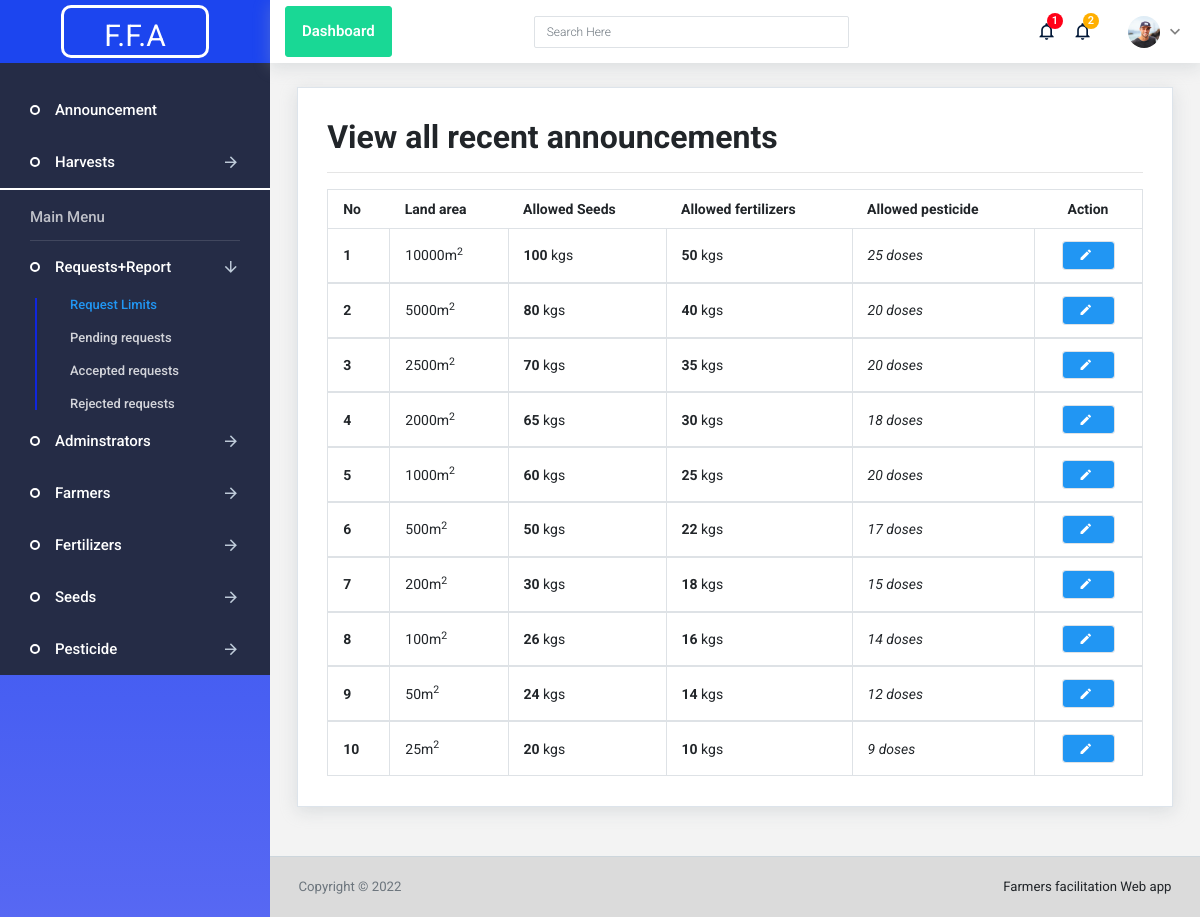
/manage/limitation?view_all, run on the app's committed database.
### tables this page shows
CREATE TABLE `limitation` (
  `item_id` int(5) NOT NULL,
  `land_area` int(12) NOT NULL,
  `q_seeds` int(12) NOT NULL,
  `q_fertilizer` int(12) NOT NULL,
  `q_pesticide` int(12) NOT NULL
);

### configs/query.php (called while the page is built, shortened)
<?php
require_once('connection.php');
class Query extends DBConnection {
	public function __construct() {
		$obj = new DBConnection;
		$this->conLink= $obj->connect();
	}
	public function penRequestCounts() {
		$sql="SELECT COUNT(*) FROM `requests` WHERE req_status='Pending' ";
		$stmt= $this->conLink->query($sql)->fetchColumn();
		return $stmt;
	}
	public function newHarvestCounts() {
		$sql="SELECT COUNT(*) FROM `harvest` WHERE status='unchecked' ";
		$stmt= $this->conLink->query($sql)->fetchColumn();
		return $stmt;
	}
	public function viewLimitations() {
		$sql= "SELECT * FROM limitation ORDER BY item_id ASC";
		$stmt= $this->conLink->prepare($sql);
		$stmt->execute();
		return $stmt;
	}
}
?>

### configs/connection.php (called while the page is built, shortened)
<?php
class DBConnection {
    public    $host = "localhost";
    protected $dbase= "farmer_app";
    private   $user = "root";
    private   $pass = "";
    public function connect(){
        try {
            $dsn= "mysql:host=$this->host; dbname=$this->dbase";
            $this->con = new PDO($dsn, $this->user, $this->pass );
            return $this->con;
        } catch(PDOException $error) {
            echo "OOPS! ERROR OCCURED".$error->getMessage();
        }
    }
}
?>

### configs/functions.php (called while the page is built, shortened)
<?php
class Functions {
	public function getAppName() {
		return ("Farmers facilitation Web app");
	}
}
?>

### manage/limitation.php (the view, shortened to what this page needs)
<?php
include('../configs/header.php');
include('../configs/sidebar.php');
$page_name= "announcement";
?>
<div class="main-panel">
  <div class="content-wrapper">
    <?php if(isset($_GET['view_all'])) {
    ?>
    <div class="row">
      <div class="col-lg-12 grid-margin stretch-card">
        <div class="card">
          <div class="card-body">
            <h2><strong>View all recent <?php echo $page_name."s";?></strong></h2><hr>
            <table class="table table-bordered">
              <thead>
                <tr style="font-weight: bolder!important;">
                  <th> <strong>No </strong></th>
                  <th> <strong>Land area</strong> </th>
                  <th> <strong>Allowed Seeds</strong> </th>
                  <th> <strong>Allowed fertilizers</strong> </th>
                  <th> <strong>Allowed pesticide</strong> </th>
                  <th class="text-center"> <strong>Action</strong> </th>
                </tr>
              </thead>
              <?php
              $num = 1;
              $stmt= $query->viewLimitations();
              while($result= $stmt->FETCH(PDO::FETCH_ASSOC)) {
              ?>
              <tbody>
                <tr>
                  <td> <strong><?php echo $num; ?></strong> </td>
                  <td> <?php echo $result['land_area']; ?>m<sup>2</sup> </td>
                  <td> <b><?php echo $result['q_seeds']; ?></b> kgs </td>
                  <td> <b><?php echo $result['q_fertilizer']; ?></b> kgs </td>
                  <td> <i><?php echo $result['q_pesticide']; ?> doses</i> </td>
                  <td class="text-center">
                    <div class="btn-group" role="group">
                      <a href="?view_all&upd_item=<?php echo $result['item_id']; ?>" class="btn btn-primary" title="Update">
                        <i class="mdi mdi-pencil"></i>
                      </a>
                    </div>
                  </td>
                </tr>
              </tbody>
            <?php $num++; } ?>
            </table>
          </div>
        </div>
      </div>
    </div>
    <?php } ?>
  </div>
  <?php
  include('../configs/footer.php');
  ?>

### configs/header.php (shortened to what this page needs)
<?php
include('../configs/functions.php');
$func = new Functions;
include('../configs/query.php');
$query = new Query;
include('../configs/query_api.php');
$recHarvestCount = $query->newHarvestCounts();
$penRequestCount = $query->penRequestCounts();
?>
<!DOCTYPE html>
<html lang="en">
  <head>
    <link rel="stylesheet" href="../assets/vendors/iconfonts/mdi/css/materialdesignicons.min.css">
    <link rel="stylesheet" href="../assets/vendors/iconfonts/ionicons/dist/css/ionicons.css">
    <link rel="stylesheet" href="../assets/vendors/iconfonts/flag-icon-css/css/flag-icon.min.css">
    <link rel="stylesheet" href="../assets/vendors/css/vendor.bundle.base.css">
    <link rel="stylesheet" href="../assets/vendors/css/vendor.bundle.addons.css">
    <link rel="stylesheet" href="../assets/css/shared/style.css">
    <link rel="stylesheet" href="../assets/css/demo_1/style.css">
  </head>
  <body>
    <div class="container-scroller">
      <nav class="navbar default-layout col-lg-12 col-12 p-0 fixed-top d-flex flex-row">
        <div class="text-center navbar-brand-wrapper d-flex align-items-top justify-content-center">
          <a class="navbar-brand brand-logo" href="#" style="border: 3px solid white!important; border-radius: 10px!important; padding: 4px 40px!important; font-size: 30px!important; margin-top: 5px!important; margin-bottom: 5px!important;">
            F.F.A
          </a>
        </div>
        <div class="navbar-menu-wrapper d-flex align-items-center">
          <ul class="navbar-nav btn btn-success">
            <li class="nav-item font-weight-semibold d-none d-lg-block">
              <a class="nav-link" href="../admin/dashboard">
                <span class="menu-title">Dashboard</span>
              </a>
            </li>
          </ul>
          <form class="ml-auto search-form d-none d-md-block" action="#">
            <div class="form-group">
              <input type="search" class="form-control" placeholder="Search Here">
            </div>
          </form>
          <ul class="navbar-nav ml-auto">
            <li class="nav-item dropdown">
              <a class="nav-link count-indicator" id="messageDropdown" data-toggle="dropdown" aria-expanded="false" title="Farmer Pending requests">
                <i class="mdi mdi-bell-outline"></i>
                <span class="count"><?php echo $penRequestCount; ?></span>
              </a>
            </li>
            <li class="nav-item dropdown">
              <a class="nav-link count-indicator" id="notificationDropdown" title="Total harvests" data-toggle="dropdown">
                <i class="mdi mdi-bell-outline"></i>
                <span class="count bg-warning"><?php echo $recHarvestCount; ?></span>
              </a>
            </li>
            <li class="nav-item dropdown d-none d-xl-inline-block user-dropdown">
              <a class="nav-link dropdown-toggle" id="UserDropdown" href="#" data-toggle="dropdown" aria-expanded="false">
                <img class="img-xs rounded-circle" src="../assets/images/faces/face8.jpg" alt="Profile image"> </a>
            </li>
          </ul>
        </div>
      </nav>
      <div class="container-fluid page-body-wrapper">

### configs/sidebar.php (shortened to what this page needs)
<nav class="sidebar sidebar-offcanvas" id="sidebar">
  <ul class="nav bg-dark">
    <br>
    <li class="nav-item">
      <a class="nav-link" href="../manage/announcing?view_all">
        <span class="menu-title">Announcement</span>
      </a>
    </li>
    <li class="nav-item" style="border-bottom: 2px solid #FFF!important; margin-bottom: 10px;">
      <a class="nav-link" data-toggle="collapse" href="#harvests" aria-expanded="false" aria-controls="harvests">
        <span class="menu-title">Harvests</span>
        <i class="menu-arrow"></i>
      </a>
    </li>
    <li class="nav-item nav-category">Main Menu</li>
    <li class="nav-item">
      <a class="nav-link" data-toggle="collapse" href="#reqs" aria-expanded="false" aria-controls="reqs">
        <span class="menu-title">Requests+Report</span>
        <i class="menu-arrow"></i>
      </a>
      <div class="collapse" id="reqs">
        <ul class="nav flex-column sub-menu">
          <li class="nav-item">
            <a class="nav-link text-primary" href="../manage/limitation?view_all">Request Limits </a>
          </li>
          <li class="nav-item">
            <a class="nav-link" href="../manage/requests?view_pend"> Pending requests </a>
          </li>
          <li class="nav-item">
            <a class="nav-link" href="../manage/requests?view_conf"> Accepted requests </a>
          </li>
          <li class="nav-item">
            <a class="nav-link" href="../manage/requests?view_rej"> Rejected requests </a>
          </li>
        </ul>
      </div>
    </li>
    <li class="nav-item">
      <a class="nav-link" data-toggle="collapse" href="#admins" aria-expanded="false" aria-controls="admins">
        <span class="menu-title">Adminstrators</span>
        <i class="menu-arrow"></i>
      </a>
    </li>
    <li class="nav-item">
      <a class="nav-link" data-toggle="collapse" href="#farmers" aria-expanded="false" aria-controls="farmers">
        <span class="menu-title">Farmers</span>
        <i class="menu-arrow"></i>
      </a>
    </li>
    <li class="nav-item">
      <a class="nav-link" data-toggle="collapse" href="#fertilizers" aria-expanded="false" aria-controls="fertilizers">
        <span class="menu-title">Fertilizers</span>
        <i class="menu-arrow"></i>
      </a>
    </li>
    <li class="nav-item">
      <a class="nav-link" data-toggle="collapse" href="#seeds" aria-expanded="false" aria-controls="seeds">
        <span class="menu-title">Seeds</span>
        <i class="menu-arrow"></i>
      </a>
    </li>
    <li class="nav-item">
      <a class="nav-link" data-toggle="collapse" href="#pesticide" aria-expanded="false" aria-controls="pesticide">
        <span class="menu-title">Pesticide</span>
        <i class="menu-arrow"></i>
      </a>
    </li>
  </ul>
</nav>

### configs/footer.php (shortened to what this page needs)
          <footer class="footer">
            <div class="container-fluid clearfix">
              <span class="text-muted d-block text-center text-sm-left d-sm-inline-block">Copyright © <?php echo date("Y") ?></span>
              <span class="float-none float-sm-right d-block mt-1 mt-sm-0 text-center"> <?php echo $func->getAppName(); ?></span>
            </div>
          </footer>
        </div>
      </div>
    </div>
  </body>
</html>

### data on the page
limitation: land_area "10000", q_seeds "100", q_fertilizer "50", q_pesticide "25"
limitation: land_area "5000", q_seeds "80", q_fertilizer "40", q_pesticide "20"
limitation: land_area "2500", q_seeds "70", q_fertilizer "35", q_pesticide "20"
limitation: land_area "2000", q_seeds "65", q_fertilizer "30", q_pesticide "18"
limitation: land_area "1000", q_seeds "60", q_fertilizer "25", q_pesticide "20"
limitation: land_area "500", q_seeds "50", q_fertilizer "22", q_pesticide "17"
limitation: land_area "200", q_seeds "30", q_fertilizer "18", q_pesticide "15"
limitation: land_area "100", q_seeds "26", q_fertilizer "16", q_pesticide "14"
limitation: land_area "50", q_seeds "24", q_fertilizer "14", q_pesticide "12"
limitation: land_area "25", q_seeds "20", q_fertilizer "10", q_pesticide "9"

### other printed values
$penRequestCount "1"
$recHarvestCount "2"
$page_name "announcement"
$func->getAppName() "Farmers facilitation Web app"
